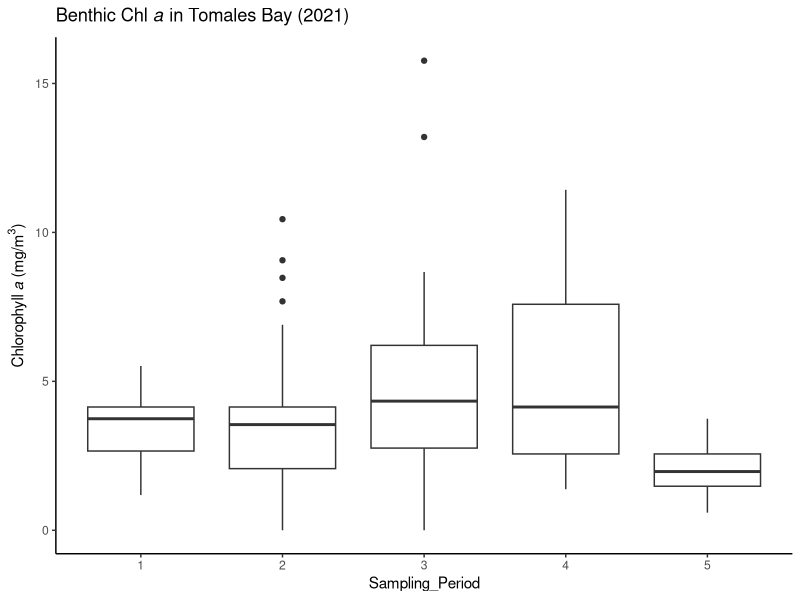
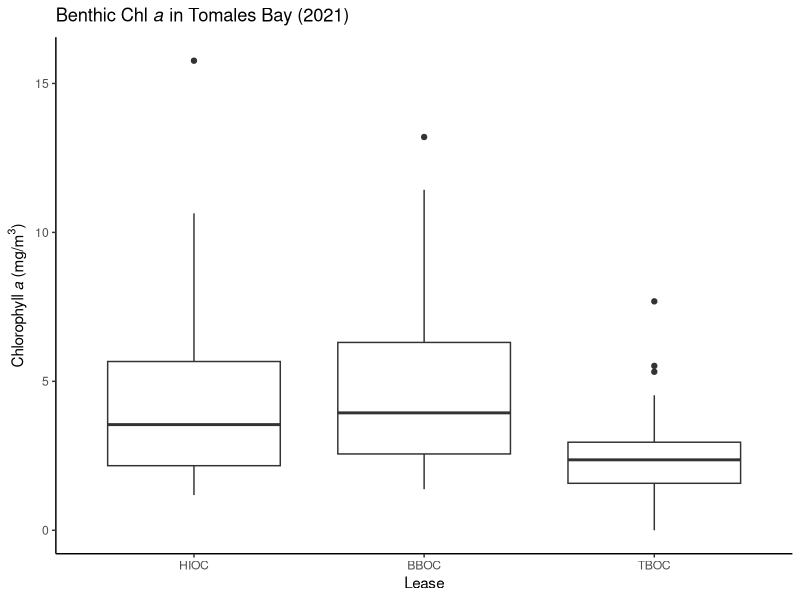
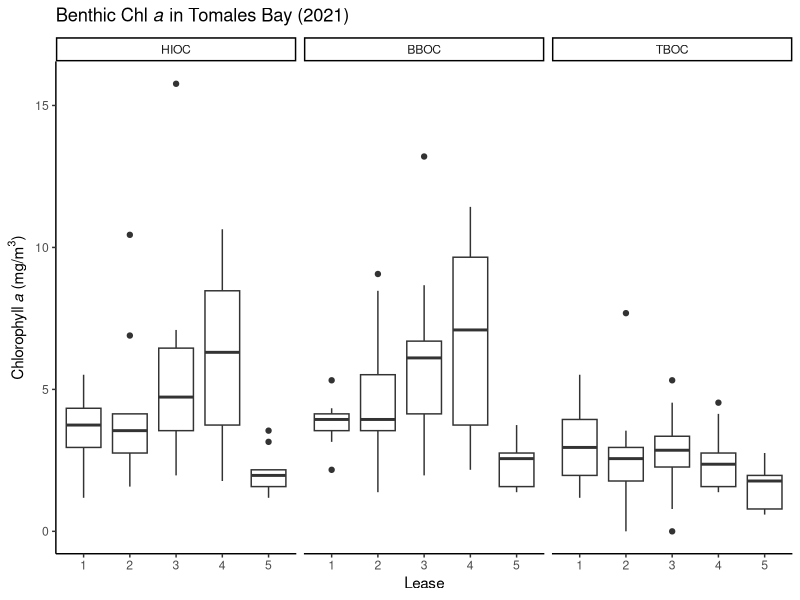
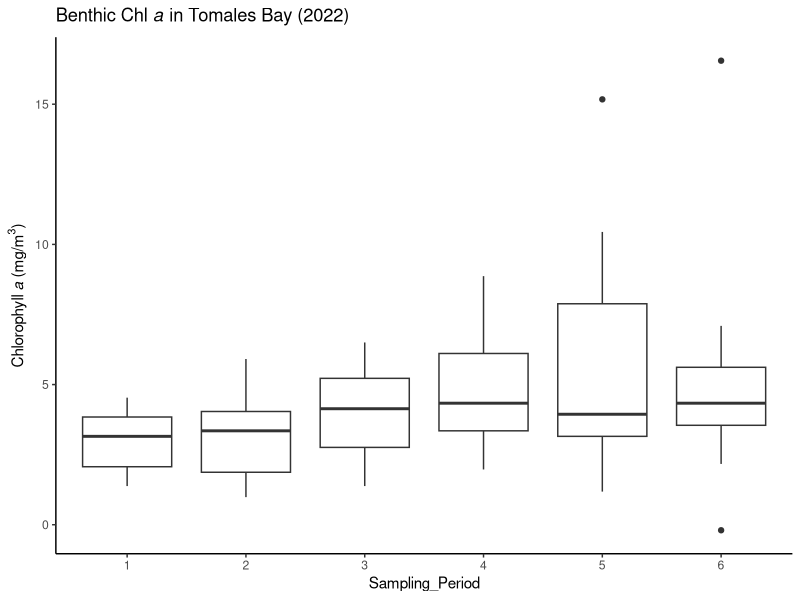
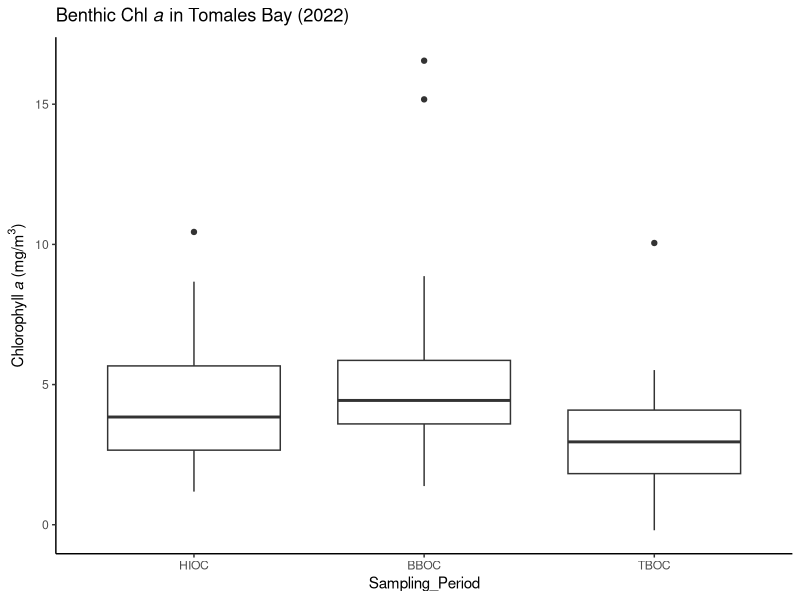
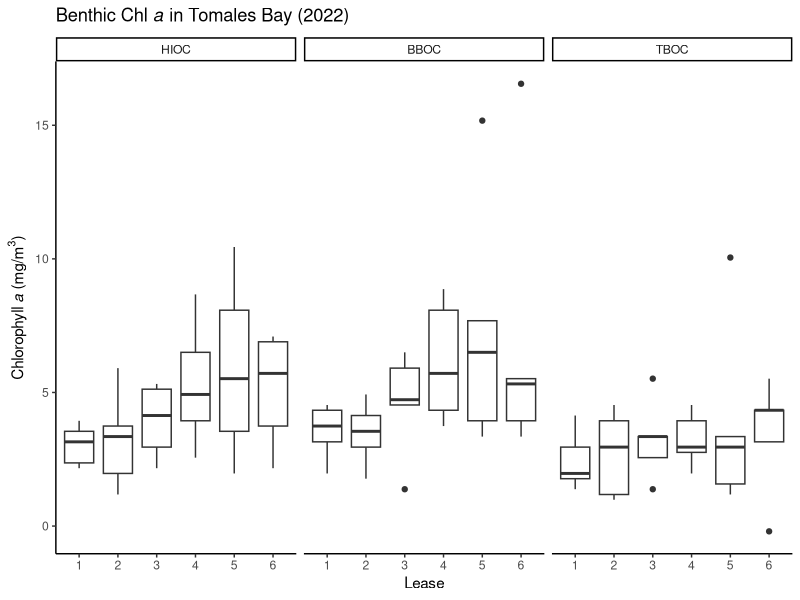
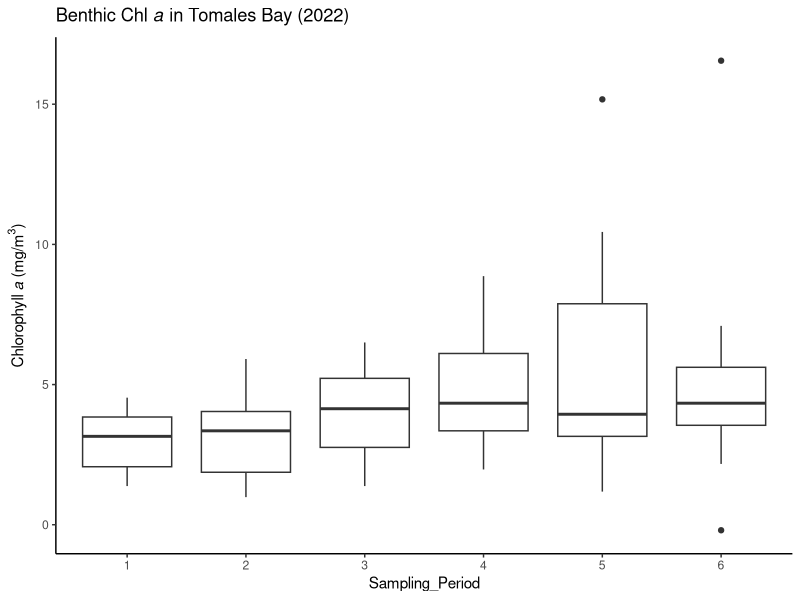
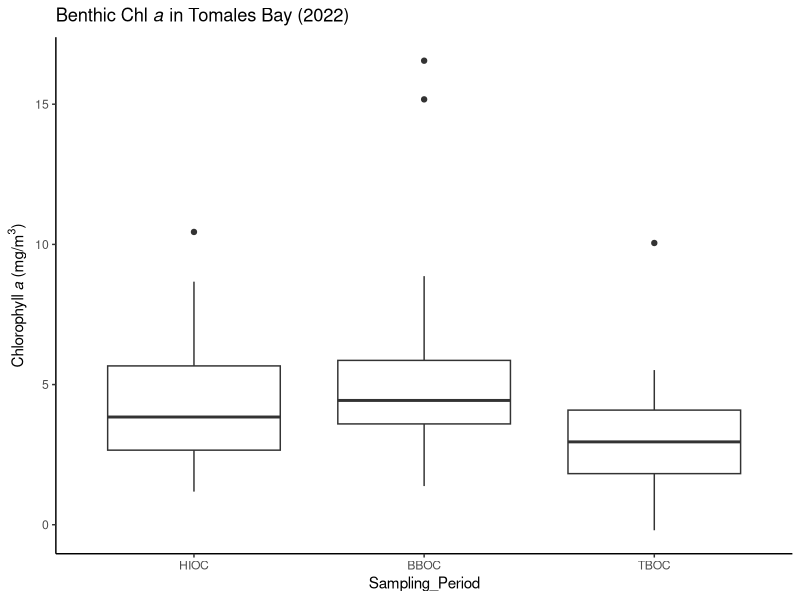

Reproduce these figures in R, in order.
########## Chlorophyll 2021-2022 ==============

##### ChlData ============

### load libraries
library(tidyverse)

#### *** 2021: Benthic Chlorophyll *** ====
### load data sheet
BChl2021 <- read_csv("data/Chlorophyll/2021/Chla_Benthic_2021.csv")
glimpse(BChl2021)
summary(BChl2021)
tail(BChl2021)
View(BChl2021)

## clean data
#### now remove NAs from data sheet
colSums(is.na(BChl2021)) ## Date: 4 NAs

BChl2021_2 <- BChl2021 %>% 
  filter(!is.na(Date)) # omit the 4 NAs in Date
colSums(is.na(BChl2021_2))


BChl2021_2$Sampling_Period <- as.character(BChl2021_2$Sampling_Period)
is.character(BChl2021_2$Sampling_Period)

#### Figures, Mean, SD, SE =====

#### No Grouping ====

AllStats.B2021 <- BChl2021_2 %>%
  summarize(
    MeanChla = mean(Chl_a),
    SD_Chla = sd(Chl_a),
    SE_Chla = SD_Chla/sqrt(n()))

AllStats.B2021


 
#### By Sampling ====

SamplingB2021.Stats <- BChl2021_2 %>%
  group_by(Sampling_Period) %>% 
  summarize(
    Mean_Chla = mean(Chl_a),
    SD_Chla = sd(Chl_a),
    SE_Chla = SD_Chla/sqrt(n()))

SamplingB2021.Stats

## plot
Plot.B2021SamplingStats <- ggplot(BChl2021_2, aes(x = Sampling_Period, y = Chl_a)) +
  geom_boxplot() +
  theme_classic() +
  #scale_fill_manual(values=c("#4575B4", "#FDAE61")) +
  labs(title=expression(paste("Benthic Chl ", italic("a"), " in Tomales Bay (2021)")), 
       x = "Sampling_Period", 
       y = expression(paste("Chlorophyll ", italic("a"), " (mg/m"^3,")")))
       
Plot.B2021SamplingStats 


#### By Site ====

SiteB2021.Stats <- BChl2021_2 %>%
  group_by(Lease) %>% 
  summarize(
    Mean_Chla = mean(Chl_a),
    SD_Chla = sd(Chl_a),
    SE_Chla = SD_Chla/sqrt(n()))

SiteB2021.Stats

## plot
Plot.B2021SiteStats <- ggplot(BChl2021_2, aes(x = factor(Lease, c("HIOC", "BBOC", "TBOC")), y = Chl_a)) +
  geom_boxplot() +
  theme_classic() +
  #scale_fill_manual(values=c("#4575B4", "#FDAE61")) +
  labs(title=expression(paste("Benthic Chl ", italic("a"), " in Tomales Bay (2021)")), 
       x = "Lease", 
       y = expression(paste("Chlorophyll ", italic("a"), " (mg/m"^3,")")))

Plot.B2021SiteStats 

#### By Sampling Period & Site ====

B2021SamplingSite.Stats <- BChl2021_2 %>%
  group_by(Lease, Sampling_Period) %>% 
  summarize(
    Mean_Chla = mean(Chl_a),
    SD_Chla = sd(Chl_a),
    SE_Chla = SD_Chla/sqrt(n()))

B2021SamplingSite.Stats

## plot

Plot.B2021SiteStats <- ggplot(BChl2021_2, aes(x = Sampling_Period, y = Chl_a)) +
  geom_boxplot() +
  facet_wrap(~factor(Lease, c("HIOC", "BBOC", "TBOC"))) +
  theme_classic() +
  #scale_fill_manual(values=c("#4575B4", "#FDAE61")) +
  labs(title=expression(paste("Benthic Chl ", italic("a"), " in Tomales Bay (2021)")), 
       x = "Lease", 
       y = expression(paste("Chlorophyll ", italic("a"), " (mg/m"^3,")")))

Plot.B2021SiteStats 

#### *** 2022: Benthic Chlorophyll *** ====
### load data sheet
BChl2022 <- read_csv("data/Chlorophyll/2022/Chla_Benthic_2022.csv")
glimpse(BChl2022)
summary(BChl2022)
tail(BChl2022)
View(BChl2022)

## clean data
#### now remove NAs from data sheet
colSums(is.na(BChl2022)) # no NAs

BChl2022$Sampling_Period <- as.character(BChl2022$Sampling_Period)
is.character(BChl2022$Sampling_Period)

#### Figures, Mean, SD, SE =====

#### No Grouping ====

AllStats.B2022 <- BChl2022 %>%
  summarize(
    MeanChla = mean(Chl_a),
    SD_Chla = sd(Chl_a),
    SE_Chla = SD_Chla/sqrt(n()))

AllStats.B2022


#### By Sampling ====

SamplingB2022.Stats <- BChl2022 %>%
  group_by(Sampling_Period) %>% 
  summarize(
    Mean_Chla = mean(Chl_a),
    SD_Chla = sd(Chl_a),
    SE_Chla = SD_Chla/sqrt(n()))

SamplingB2022.Stats

## plot
Plot.B2022SamplingStats <- ggplot(BChl2022, aes(x = Sampling_Period, y = Chl_a)) +
  geom_boxplot() +
  theme_classic() +
  #scale_fill_manual(values=c("#4575B4", "#FDAE61")) +
  labs(title=expression(paste("Benthic Chl ", italic("a"), " in Tomales Bay (2022)")), 
       x = "Sampling_Period", 
       y = expression(paste("Chlorophyll ", italic("a"), " (mg/m"^3,")")))

Plot.B2022SamplingStats 

#### No Grouping ====

AllStats.B2022 <- BChl2022 %>%
  summarize(
    MeanChla = mean(Chl_a),
    SD_Chla = sd(Chl_a),
    SE_Chla = SD_Chla/sqrt(n()))

AllStats.B2022


#### By Site ====

SiteB2022.Stats <- BChl2022 %>%
  group_by(Lease) %>% 
  summarize(
    Mean_Chla = mean(Chl_a),
    SD_Chla = sd(Chl_a),
    SE_Chla = SD_Chla/sqrt(n()))

SiteB2022.Stats

## plot
Plot.B2022SiteStats <- ggplot(BChl2022, aes(x = factor(Lease, c("HIOC", "BBOC", "TBOC")), y = Chl_a)) +
  geom_boxplot() +
  theme_classic() +
  #scale_fill_manual(values=c("#4575B4", "#FDAE61")) +
  labs(title=expression(paste("Benthic Chl ", italic("a"), " in Tomales Bay (2022)")), 
       x = "Sampling_Period", 
       y = expression(paste("Chlorophyll ", italic("a"), " (mg/m"^3,")")))

Plot.B2022SiteStats 

#### By Sampling Period & Site ====

B2022SamplingSite.Stats <- BChl2022 %>%
  group_by(Lease, Sampling_Period) %>% 
  summarize(
    Mean_Chla = mean(Chl_a),
    SD_Chla = sd(Chl_a),
    SE_Chla = SD_Chla/sqrt(n()))

B2022SamplingSite.Stats

## plot

Plot.B2022SiteStats <- ggplot(BChl2022, aes(x = Sampling_Period, y = Chl_a)) +
  geom_boxplot() +
  facet_wrap(~factor(Lease, c("HIOC", "BBOC", "TBOC"))) +
  theme_classic() +
  #scale_fill_manual(values=c("#4575B4", "#FDAE61")) +
  labs(title=expression(paste("Benthic Chl ", italic("a"), " in Tomales Bay (2022)")), 
       x = "Lease", 
       y = expression(paste("Chlorophyll ", italic("a"), " (mg/m"^3,")")))

Plot.B2022SiteStats 

#### *** 2022: Water Chlorophyll *** ====
### load data sheet
WChl2022 <- read_csv("data/Chlorophyll/2022/Chla_Seawater_2022.csv")
glimpse(WChl2022)
summary(WChl2022)
tail(WChl2022)
View(WChl2022)

## clean data
#### now remove NAs from data sheet
colSums(is.na(WChl2022)) # 3 NAs Datee

## omit Notes column which is all NAs / info
WChl2022_2 <- WChl2022 %>% 
  filter(!is.na(Date)) # omit the 3 NAs in Date

colSums(is.na(WChl2022_2)) ## All NAs under Date

WChl2022_2$Sampling_Period <- as.character(WChl2022_2$Sampling_Period)
is.character(WChl2022_2$Sampling_Period)

#### Figures, Mean, SD, SE =====

#### No Grouping ====

AllStats.B2022 <- BChl2022 %>%
  summarize(
    MeanChla = mean(Chl_a),
    SD_Chla = sd(Chl_a),
    SE_Chla = SD_Chla/sqrt(n()))

AllStats.B2022


#### By Sampling ====

SamplingB2022.Stats <- BChl2022 %>%
  group_by(Sampling_Period) %>% 
  summarize(
    Mean_Chla = mean(Chl_a),
    SD_Chla = sd(Chl_a),
    SE_Chla = SD_Chla/sqrt(n()))

SamplingB2022.Stats

## plot
Plot.B2022SamplingStats <- ggplot(BChl2022, aes(x = Sampling_Period, y = Chl_a)) +
  geom_boxplot() +
  theme_classic() +
  #scale_fill_manual(values=c("#4575B4", "#FDAE61")) +
  labs(title=expression(paste("Benthic Chl ", italic("a"), " in Tomales Bay (2022)")), 
       x = "Sampling_Period", 
       y = expression(paste("Chlorophyll ", italic("a"), " (mg/m"^3,")")))

Plot.B2022SamplingStats 

#### No Grouping ====

AllStats.B2022 <- BChl2022 %>%
  summarize(
    MeanChla = mean(Chl_a),
    SD_Chla = sd(Chl_a),
    SE_Chla = SD_Chla/sqrt(n()))

AllStats.B2022


#### By Site ====

SiteB2022.Stats <- BChl2022 %>%
  group_by(Lease) %>% 
  summarize(
    Mean_Chla = mean(Chl_a),
    SD_Chla = sd(Chl_a),
    SE_Chla = SD_Chla/sqrt(n()))

SiteB2022.Stats

## plot
Plot.B2022SiteStats <- ggplot(BChl2022, aes(x = factor(Lease, c("HIOC", "BBOC", "TBOC")), y = Chl_a)) +
  geom_boxplot() +
  theme_classic() +
  #scale_fill_manual(values=c("#4575B4", "#FDAE61")) +
  labs(title=expression(paste("Benthic Chl ", italic("a"), " in Tomales Bay (2022)")), 
       x = "Sampling_Period", 
       y = expression(paste("Chlorophyll ", italic("a"), " (mg/m"^3,")")))

Plot.B2022SiteStats 

#### By Sampling Period & Site ====

B2022SamplingSite.Stats <- BChl2022 %>%
  group_by(Lease, Sampling_Period) %>% 
  summarize(
    Mean_Chla = mean(Chl_a),
    SD_Chla = sd(Chl_a),
    SE_Chla = SD_Chla/sqrt(n()))

B2022SamplingSite.Stats

## plot

Plot.B2022SiteStats <- ggplot(BChl2022, aes(x = Sampling_Period, y = Chl_a)) +
  geom_boxplot() +
  facet_wrap(~factor(Lease, c("HIOC", "BBOC", "TBOC"))) +
  theme_classic() +
  #scale_fill_manual(values=c("#4575B4", "#FDAE61")) +
  labs(title=expression(paste("Benthic Chl ", italic("a"), " in Tomales Bay (2022)")), 
       x = "Lease", 
       y = expression(paste("Chlorophyll ", italic("a"), " (mg/m"^3,")")))

Plot.B2022SiteStats 
